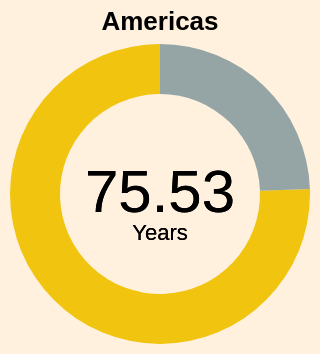

Source (Vega-Lite JSON):
### Vega-Lite specification from a JSON file in a GitHub repository (floating-point values rounded to 4 significant figures)
{"$schema": "https://vega.github.io/schema/vega-lite/v5.json", "width": 150, "height": 150, "config": {"view": {"stroke": null}, "background": "#fff1de"}, "title": {"text": "Americas"}, "data": {"values": [{"Continent": "Americas", "Avg_LE": "75.53358304"}, {"Continent": "Remaining", "Avg_LE": "24.46641696"}]}, "layer": [{"mark": {"type": "arc", "innerRadius": 50}}, {"mark": {"type": "text", "text": "75.53", "fontSize": 30}, "encoding": {"color": {"value": "black"}}}, {"mark": {"type": "text", "text": "Years", "dy": 20}, "encoding": {"color": {"value": "black"}}}], "encoding": {"theta": {"field": "Avg_LE", "type": "quantitative"}, "color": {"field": "Continent", "type": "nominal", "legend": null, "scale": {"domain": ["Americas", "Remaining"], "range": ["#F1C40F", "#95A5A6"]}}, "tooltip": [{"field": "Continent", "type": "nominal", "title": "Continent"}, {"field": "Avg_LE", "type": "quantitative", "title": "Life Expectancy (years)", "format": ".2f"}]}}
